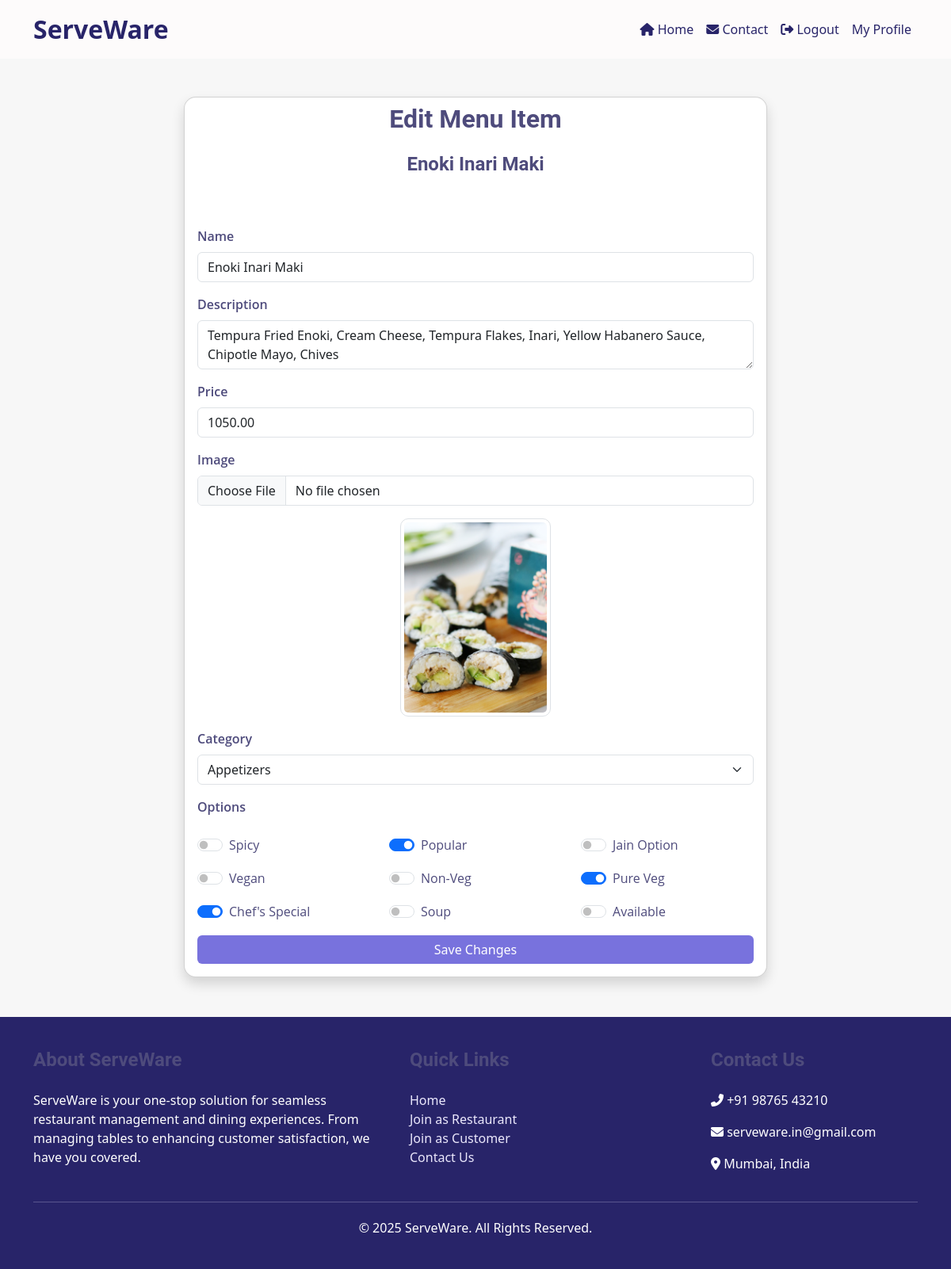
Screenshot of /restaurant/restaurant/aeed827f/edit/4/ (signed in) with the database file from the repository.
### restaurant/models.py (models this page shows, shortened)
class MenuItem(models.Model):
    CATEGORY_CHOICES = [
        ('Appetizers', 'Appetizers'),
        ('Main Course', 'Main Course'),
        ('Desserts', 'Desserts'),
        ('Beverages', 'Beverages'),
        ('Soups', 'Soups'),
        ('Vegan', 'Vegan'),
        ('Non-Veg', 'Non-Veg'),
        ('Pure Veg', 'Pure Veg'),
        ('Chef\'s Special', 'Chef\'s Special'),
        ('Jain', 'Jain'),
    ]
    restaurant = models.ForeignKey(Restaurant, on_delete=models.CASCADE, related_name='menu_items')
    name = models.CharField(max_length=100)
    description = models.TextField(blank=True)
    price = models.DecimalField(max_digits=10, decimal_places=2)
    image = models.ImageField(upload_to='menu_images/', blank=True, null=True)
    category = models.CharField(max_length=50, choices=CATEGORY_CHOICES)
    is_spicy = models.BooleanField(default=False)
    is_popular = models.BooleanField(default=False)
    is_jain_option = models.BooleanField(default=False)
    is_vegan = models.BooleanField(default=False)
    is_non_veg = models.BooleanField(default=False)
    is_pure_veg = models.BooleanField(default=False)
    is_chefs_special = models.BooleanField(default=False)
    is_soup = models.BooleanField(default=False)
    is_available = models.BooleanField(default=True)  # New field to track availability

### restaurant/views.py (the view)
# urls.py: path('restaurant/<str:restaurant_code>/edit/<int:item_id>/', views.edit_menu_item, name='edit-menu-item'),
def edit_menu_item(request, restaurant_code, item_id):
    restaurant = get_object_or_404(Restaurant, qr_code=restaurant_code)
    item = get_object_or_404(MenuItem, id=item_id, restaurant=restaurant)
    if request.method == "POST":
        form = MenuItemForm(request.POST, request.FILES, instance=item)
        if form.is_valid():
            form.save()
            return redirect('restaurant:view_menu', restaurant_code=restaurant.qr_code)
    else:
        form = MenuItemForm(instance=item)
    return render(request, 'restaurant/edit_item.html', {'form': form, 'item': item, 'restaurant': restaurant})

### restaurant/forms.py (shortened to what this page needs)
class MenuItemForm(forms.ModelForm):
    class Meta:
        model = MenuItem
        fields = ['name', 'description', 'price', 'image', 'category', 'is_spicy', 'is_popular', 'is_jain_option', 'is_vegan', 'is_non_veg', 'is_pure_veg', 'is_chefs_special', 'is_soup', 'is_available']
    custom_category = forms.CharField(max_length=50, required=False, label='Custom Category')

### restaurant/templates/restaurant/edit_item.html (shortened to what this page needs)
{% extends "base.html" %}
{% block content %}
<div class="container mt-5">
    <div class="row justify-content-center">
        <div class="col-lg-8 col-md-10 col-sm-12">
            <div class="card shadow">
                <h2 class="text-center mb-4 mt-2" style="color: #4e4b7c;">Edit Menu Item</h2>
                <h4 class="text-center mb-5" style="color: #4e4b7c;">{{ item.name }}</h4>
                <div class="card-body">
                    <form method="POST" enctype="multipart/form-data">
                        <div class="mb-3">
                            <label for="id_name" class="form-label" style="color: #4e4b7c;">Name</label>
                            <input type="text" id="id_name" name="name" value="{{ form.name.value }}" class="form-control">
                        </div>
                        <div class="mb-3">
                            <label for="id_description" class="form-label" style="color: #4e4b7c;">Description</label>
                            <textarea id="id_description" name="description" class="form-control">{{ form.description.value }}</textarea>
                        </div>
                        <div class="mb-3">
                            <label for="id_price" class="form-label" style="color: #4e4b7c;">Price</label>
                            <input type="number" id="id_price" name="price" value="{{ form.price.value }}" class="form-control">
                        </div>
                        <div class="mb-3">
                            <label for="id_image" class="form-label" style="color: #4e4b7c;">Image</label>
                            <input type="file" id="id_image" name="image" class="form-control">
                            {% if item.image %}
                                <img src="{{ item.image.url }}" alt="{{ item.name }}" class="img-thumbnail mt-3" style="max-height: 250px;">
                            {% endif %}
                        </div>
                        <div class="mb-3">
                            <label for="id_category" class="form-label" style="color: #4e4b7c;">Category</label>
                            <select id="id_category" name="category" class="form-select">
                                {% for value, label in form.category.field.choices %}
                                    <option value="{{ value }}" {% if form.category.value == value %}selected{% endif %}>{{ label }}</option>
                                {% endfor %}
                            </select>
                        </div>
                        <div class="mb-3">
                            <label class="form-label" style="color: #4e4b7c;">Options</label>
                        </div>
                        <div class="row">
                            <div class="col-12 col-md-6 col-lg-4 mb-3">
                                <div class="form-check form-switch">
                                    <input type="checkbox" id="id_is_spicy" name="is_spicy" class="form-check-input" {% if form.is_spicy.value %}checked{% endif %}>
                                    <label for="id_is_spicy" class="form-check-label" style="color: #4e4b7c;">Spicy</label>
                                </div>
                            </div>
                            <div class="col-12 col-md-6 col-lg-4 mb-3">
                                <div class="form-check form-switch">
                                    <input type="checkbox" id="id_is_popular" name="is_popular" class="form-check-input" {% if form.is_popular.value %}checked{% endif %}>
                                    <label for="id_is_popular" class="form-check-label" style="color: #4e4b7c;">Popular</label>
                                </div>
                            </div>
                            <div class="col-12 col-md-6 col-lg-4 mb-3">
                                <div class="form-check form-switch">
                                    <input type="checkbox" id="id_is_jain_option" name="is_jain_option" class="form-check-input" {% if form.is_jain_option.value %}checked{% endif %}>
                                    <label for="id_is_jain_option" class="form-check-label" style="color: #4e4b7c;">Jain Option</label>
                                </div>
                            </div>
                            <div class="col-12 col-md-6 col-lg-4 mb-3">
                                <div class="form-check form-switch">
                                    <input type="checkbox" id="id_is_vegan" name="is_vegan" class="form-check-input" {% if form.is_vegan.value %}checked{% endif %}>
                                    <label for="id_is_vegan" class="form-check-label" style="color: #4e4b7c;">Vegan</label>
                                </div>
                            </div>
                            <div class="col-12 col-md-6 col-lg-4 mb-3">
                                <div class="form-check form-switch">
                                    <input type="checkbox" id="id_is_non_veg" name="is_non_veg" class="form-check-input" {% if form.is_non_veg.value %}checked{% endif %}>
                                    <label for="id_is_non_veg" class="form-check-label" style="color: #4e4b7c;">Non-Veg</label>
                                </div>
                            </div>
                            <div class="col-12 col-md-6 col-lg-4 mb-3">
                                <div class="form-check form-switch">
                                    <input type="checkbox" id="id_is_pure_veg" name="is_pure_veg" class="form-check-input" {% if form.is_pure_veg.value %}checked{% endif %}>
                                    <label for="id_is_pure_veg" class="form-check-label" style="color: #4e4b7c;">Pure Veg</label>
                                </div>
                            </div>
                            <div class="col-12 col-md-6 col-lg-4 mb-3">
                                <div class="form-check form-switch">
                                    <input type="checkbox" id="id_is_chefs_special" name="is_chefs_special" class="form-check-input" {% if form.is_chefs_special.value %}checked{% endif %}>
                                    <label for="id_is_chefs_special" class="form-check-label" style="color: #4e4b7c;">Chef's Special</label>
                                </div>
                            </div>
                            <div class="col-12 col-md-6 col-lg-4 mb-3">
                                <div class="form-check form-switch">
                                    <input type="checkbox" id="id_is_soup" name="is_soup" class="form-check-input" {% if form.is_soup.value %}checked{% endif %}>
                                    <label for="id_is_soup" class="form-check-label" style="color: #4e4b7c;">Soup</label>
                                </div>
                            </div>
                            <div class="col-12 col-md-6 col-lg-4 mb-3">
                                <div class="form-check form-switch">
                                    <input type="checkbox" id="id_is_available" name="is_available" class="form-check-input" {% if form.is_available.value %}checked{% endif %}>
                                    <label for="id_is_available" class="form-check-label" style="color: #4e4b7c;">Available</label>
                                </div>
                            </div>
                        </div>
                        <button type="submit" class="btn" style="background-color: #7872dd; color: white; width: 100%;">Save Changes</button>
                    </form>
                </div>
            </div>
        </div>
    </div>
</div>
{% endblock %}

### templates/base.html (style rules this page uses)
body { background-color: #fdfbfb; }

### restaurant/templates/restaurant/edit_item.html (style rules this page uses)
body { background-color: #f7f7f7; }
.card { border-radius: 15px; }
.btn { border: none; }
h2, h4 { font-family: 'Roboto', sans-serif; font-weight: 700; color: #4e4b7c; }
label { font-family: 'Open Sans', sans-serif; font-weight: 600; }
.form-check-label { font-family: 'Open Sans', sans-serif; font-weight: 500; color: #4e4b7c; }
img.img-thumbnail { display: block; margin: 0 auto; border-radius: 10px; }

### rows the page displays
MenuItem: name "Enoki Inari Maki", description "Tempura Fried Enoki, Cream Cheese, Tempura Flakes, Inari, Yellow Habanero Sauce, Chipotle Mayo, Chives", price "1050.00", image (picture), category "Appetizers"
